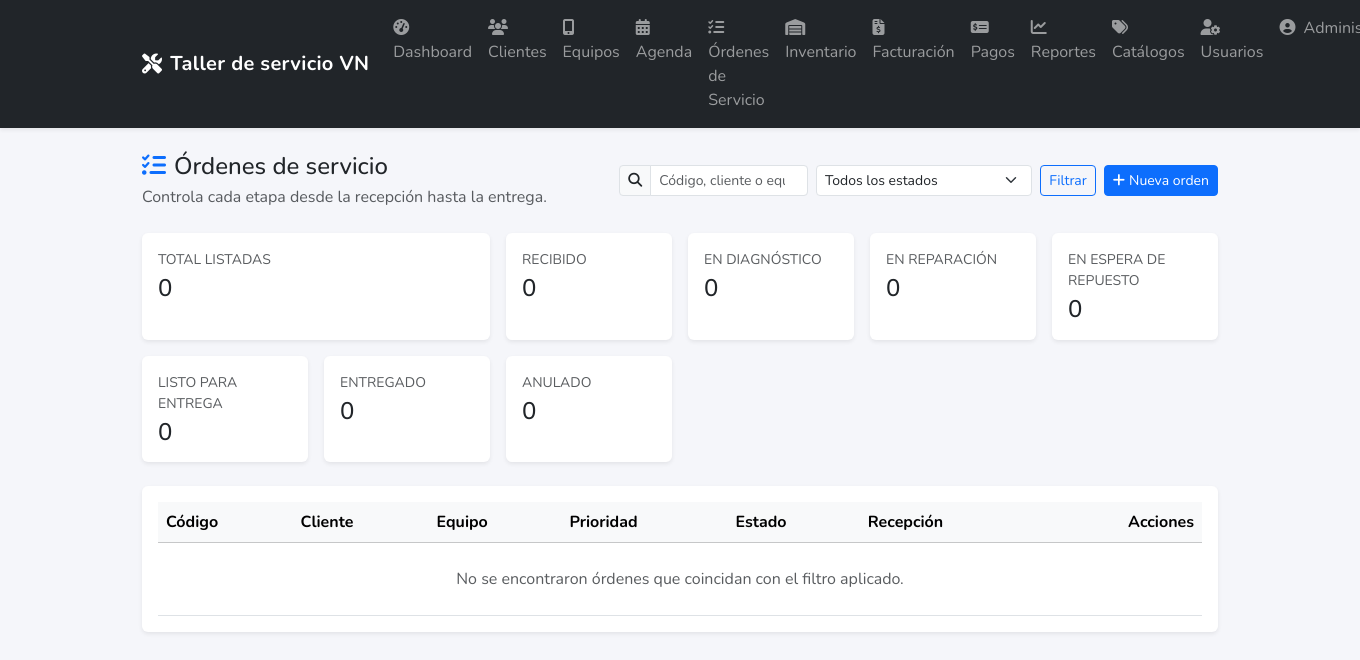
The app's page /ordenservicio (signed in) with its own data.
### tables this page shows
CREATE TABLE estados_orden (
  id        TINYINT UNSIGNED PRIMARY KEY AUTO_INCREMENT,
  codigo    VARCHAR(30) NOT NULL UNIQUE,
  nombre    VARCHAR(60) NOT NULL,
  orden     TINYINT UNSIGNED NOT NULL DEFAULT 1
);

### app/Core/Controller.php (called while the page is built, shortened)
<?php
abstract class Controller
{
    protected function view(string $view, array $data = []): void
    {
        extract($data);
        require __DIR__ . '/../views/' . $view . '.php';
    }
}

### app/Controllers/OrdenServicioController.php (called while the page is built, shortened)
<?php
class OrdenServicioController extends Controller
{
    private OrdenServicioModel $ordenServicioModel;
    public function __construct()
    {
        $this->ordenServicioModel = new OrdenServicioModel();
    }
    public function index(): void
    {
        $statusFilter = strtoupper(trim((string)($_GET['estado'] ?? '')));
        $search = trim((string)($_GET['buscar'] ?? ''));
        $ordenes = $this->ordenServicioModel->getAll(
            $statusFilter !== '' ? $statusFilter : null,
            $search !== '' ? $search : null
        );
        $statusCatalog = $this->ordenServicioModel->getStatusCatalog();
        $summary = [];
        foreach ($statusCatalog as $estado) {
            $codigo = (string)($estado['codigo'] ?? '');
            $summary[$codigo] = [
                'codigo' => $codigo,
                'nombre' => (string)($estado['nombre'] ?? ''),
                'total' => 0,
            ];
        }
        $this->view('ordenservicio/index', [
            'ordenes' => $ordenes,
            'statusCatalog' => $statusCatalog,
            'statusSummary' => $summary,
            'statusFilter' => $statusFilter,
            'searchTerm' => $search,
            'userRole' => Session::getUserRole(),
        ]);
    }
}

### public/index.php (called while the page is built, shortened)
<?php
require_once __DIR__ . '/../app/bootstrap.php';
$router = new Router();
$router->setNotFoundHandler([ErrorController::class, 'notFound']);
$router->get('/', [HomeController::class, 'index']);
$router->get('/login', [AuthController::class, 'showLoginForm']);
$router->post('/login', [AuthController::class, 'authenticate']);
$router->dispatch($_SERVER['REQUEST_URI'] ?? '/', $_SERVER['REQUEST_METHOD'] ?? 'GET');

### app/Models/OrdenServicioModel.php (called while the page is built, shortened)
<?php
class OrdenServicioModel extends Model
{
    public function getAll(?string $statusCode = null, ?string $term = null): array
    {
        $db = Database::connection();
        $sql = "
            SELECT
                os.id,
                os.codigo,
                os.fecha_recepcion,
                c.nombre_razon AS cliente,
                CONCAT(
                    te.nombre,
                    ' - ',
                    COALESCE(m.nombre, 'Sin marca'),
                    ' - ',
                    COALESCE(mo.nombre, 'Sin modelo')
                ) AS equipo,
                e.descripcion AS equipo_descripcion,
                os.falla_reportada,
                est.nombre AS estado,
                est.codigo AS estado_codigo,
                pr.nombre AS prioridad_nombre
            FROM ordenes_servicio os
            JOIN clientes c ON os.cliente_id = c.id
            JOIN equipos e ON os.equipo_id = e.id
            JOIN tipos_equipo te ON e.tipo_equipo_id = te.id
            LEFT JOIN marcas m ON e.marca_id = m.id
            LEFT JOIN modelos mo ON e.modelo_id = mo.id
            JOIN estados_orden est ON os.estado_id = est.id
            JOIN prioridades pr ON os.prioridad_id = pr.id
        ";
        $params = [];
        $sql .= ' ORDER BY os.fecha_recepcion DESC';
        $stmt = $db->prepare($sql);
        $stmt->execute($params);
        return $stmt->fetchAll(PDO::FETCH_ASSOC);
    }
    public function getStatusCatalog(): array
    {
        $stmt = $this->db->query('SELECT id, codigo, nombre FROM estados_orden ORDER BY orden');
        return $stmt->fetchAll(PDO::FETCH_ASSOC);
    }
}

### app/Core/Model.php (called while the page is built, shortened)
<?php
abstract class Model
{
    public function __construct(?string $table = null)
    {
        $this->db = Database::connection();
    }
}

### app/bootstrap.php (called while the page is built, shortened)
<?php
spl_autoload_register(function (string $class): void {
    $prefix = 'App\\';
    $baseDir = __DIR__ . '/';
    $len = strlen($prefix);
    $relativeClass = substr($class, $len);
    $file = $baseDir . str_replace('\\', '/', $relativeClass) . '.php';
});

### app/config/config.php (called while the page is built)
<?php
return [
    'app' => [
        'name' => 'Sistema de Taller de Servicio Técnico',
        'base_url' => 'http://localhost'
    ],
    'database' => [
        'driver' => 'mysql',
        'host' => 'localhost',
        'port' => 3306,
        'database' => 'taller_servicio',
        'username' => 'root',
        'password' => '',
        'charset' => 'utf8mb4',
        'collation' => 'utf8mb4_unicode_ci',
        'options' => [
            \PDO::ATTR_ERRMODE => \PDO::ERRMODE_EXCEPTION,
            \PDO::ATTR_DEFAULT_FETCH_MODE => \PDO::FETCH_ASSOC,
            \PDO::ATTR_EMULATE_PREPARES => false,
        ],
    ],
];

### app/Core/Database.php (called while the page is built, shortened)
<?php
class Database
{
    private static ?PDO $connection = null;
    public static function connection(): PDO
    {
        if (self::$connection === null) {
            $config = require __DIR__ . '/../config/config.php';
            $db = $config['database'];
            $dsn = sprintf(
                '%s:host=%s;port=%d;dbname=%s;charset=%s',
                $db['driver'],
                $db['host'],
                $db['port'],
                $db['database'],
                $db['charset']
            );
            try {
                self::$connection = new PDO(
                    $dsn,
                    $db['username'],
                    $db['password'],
                    $db['options']
                );
            } catch (PDOException $e) {
                throw new PDOException('Error de conexión a la base de datos: ' . $e->getMessage(), (int) $e->getCode());
            }
        }
        return self::$connection;
    }
}

### app/Core/Session.php (called while the page is built, shortened)
<?php
class Session
{
    public static function get(string $key, $default = null)
    {
        return $_SESSION[$key] ?? $default;
    }
    public static function has(string $key): bool
    {
        return isset($_SESSION[$key]);
    }
    public static function getUserRole(): ?string
    {
        $role = self::get('user_role');
        return strtoupper(trim((string) $role));
    }
    public static function isLoggedIn(): bool
    {
        return self::has('user_id');
    }
}

### app/views/ordenservicio/index.php (the view, shortened to what this page needs)
<?php
$ordenes = $ordenes ?? [];
$statusSummary = $statusSummary ?? [];
$searchTerm = $searchTerm ?? '';
$userRole = $userRole ?? App\Core\Session::getUserRole();
$totalOrdenes = count($ordenes);
?>
<div class="d-flex flex-wrap align-items-center justify-content-between gap-3 mb-4">
    <div>
        <h1 class="h4 mb-1"><i class="fa-solid fa-list-check me-2 text-primary"></i>Órdenes de servicio</h1>
        <p class="text-muted mb-0">Controla cada etapa desde la recepción hasta la entrega.</p>
    </div>
    <div class="d-flex gap-2">
        <form class="d-flex align-items-center gap-2" method="GET" action="/ordenservicio">
            <div class="input-group input-group-sm">
                <span class="input-group-text"><i class="fa-solid fa-magnifying-glass"></i></span>
                <input type="search" name="buscar" class="form-control" placeholder="Código, cliente o equipo" value="<?= htmlspecialchars($searchTerm, ENT_QUOTES | ENT_SUBSTITUTE, 'UTF-8'); ?>">
            </div>
            <select name="estado" class="form-select form-select-sm">
                <option value="">Todos los estados</option>
            </select>
            <button type="submit" class="btn btn-outline-primary btn-sm">Filtrar</button>
        </form>
        <?php if (in_array($userRole, ['ADMIN', 'OPERADOR'], true)): ?>
            <a href="/ordenservicio/crear" class="btn btn-primary btn-sm"><i class="fa-solid fa-plus me-1"></i>Nueva orden</a>
        <?php endif; ?>
    </div>
</div>
<div class="row g-3 mb-4">
    <div class="col-md-4">
        <div class="card border-0 shadow-sm h-100">
            <div class="card-body">
                <p class="text-muted text-uppercase small mb-1">Total listadas</p>
                <h2 class="h4 mb-0"><?= $totalOrdenes; ?></h2>
            </div>
        </div>
    </div>
    <?php foreach ($statusSummary as $resumen): ?>
        <div class="col-md-4 col-xl-2">
            <div class="card border-0 shadow-sm h-100">
                <div class="card-body">
                    <p class="text-muted text-uppercase small mb-1"><?= htmlspecialchars($resumen['nombre'] ?? $resumen['codigo'] ?? '', ENT_QUOTES | ENT_SUBSTITUTE, 'UTF-8'); ?></p>
                    <h2 class="h4 mb-0"><?= (int)($resumen['total'] ?? 0); ?></h2>
                </div>
            </div>
        </div>
    <?php endforeach; ?>
</div>
<div class="card border-0 shadow-sm">
    <div class="card-body">
        <div class="table-responsive">
            <table class="table table-hover align-middle mb-0">
                <thead class="table-light">
                <tr>
                    <th>Código</th>
                    <th>Cliente</th>
                    <th>Equipo</th>
                    <th>Prioridad</th>
                    <th>Estado</th>
                    <th>Recepción</th>
                    <th class="text-end">Acciones</th>
                </tr>
                </thead>
                <tbody>
                <?php if (empty($ordenes)): ?>
                    <tr>
                        <td colspan="7" class="text-center text-muted py-4">No se encontraron órdenes que coincidan con el filtro aplicado.</td>
                    </tr>
                <?php endif; ?>
                </tbody>
            </table>
        </div>
    </div>
</div>
<?php
$content = ob_get_clean();
require __DIR__ . '/../layouts/main.php';

### app/Core/Router.php (shortened to what this page needs)
<?php
class Router
{
    private array $routes = [];
    private ?string $currentGroupPrefix = null;
    private array $currentGroupMiddleware = [];
    public function group(array $options, callable $callback): void
    {
        $this->currentGroupPrefix = $options['prefix'] ?? null;
        $this->currentGroupMiddleware = $options['middleware'] ?? [];
        $this->currentGroupPrefix = null;
        $this->currentGroupMiddleware = [];
    }
    private function addRoute(string $method, string $path, array $handler): void
    {
        $uri = ($this->currentGroupPrefix ? rtrim($this->currentGroupPrefix, '/') : '') . '/' . ltrim($path, '/');
        $this->routes[] = [
            'method' => $method,
            'uri' => $uri,
            'handler' => $handler,
            'middleware' => $this->currentGroupMiddleware,
        ];
    }
    public function dispatch(string $uri, string $method): void
{
    $requestUri = rtrim(parse_url($uri, PHP_URL_PATH) ?? '/', '/') ?: '/';
    $requestMethod = strtoupper($method);
    foreach ($this->routes as $route) {
        $routeUri = rtrim($route['uri'], '/') ?: '/';
        $pattern = preg_replace('/{(\w+)}/', '(?P<$1>[^/]+)', $routeUri);
        if ($route['method'] === $requestMethod && preg_match("#^{$pattern}$#", $requestUri, $matches)) {
            [$controller, $action] = $route['handler'];
            $orderedParams = [];
            (new $controller())->$action(...$orderedParams);
            return;
        }
    }
}
}

### app/views/layouts/main.php (shortened to what this page needs)
<?php
$userRole = Session::getUserRole();
$userName = Session::get('user_name');
$isLoggedIn = Session::isLoggedIn();
$menuItems = [
    [
        'href' => '/',
        'icon' => 'fa-solid fa-gauge-high',
        'label' => 'Dashboard',
        'roles' => ['ADMIN', 'OPERADOR', 'TECNICO'],
    ],
    [
        'href' => '/clientes',
        'icon' => 'fa-solid fa-users',
        'label' => 'Clientes',
        'roles' => ['ADMIN', 'OPERADOR'],
    ],
    [
        'href' => '/equipos',
        'icon' => 'fa-solid fa-mobile-screen-button',
        'label' => 'Equipos',
        'roles' => ['ADMIN', 'OPERADOR'],
    ],
    [
        'href' => '/citas',
        'icon' => 'fa-solid fa-calendar-days',
        'label' => 'Agenda',
        'roles' => ['ADMIN', 'OPERADOR'],
    ],
    [
        'href' => '/ordenservicio',
        'icon' => 'fa-solid fa-list-check',
        'label' => 'Órdenes de Servicio',
        'roles' => ['ADMIN', 'OPERADOR', 'TECNICO'],
    ],
    [
        'href' => '/inventario',
        'icon' => 'fa-solid fa-warehouse',
        'label' => 'Inventario',
        'roles' => ['ADMIN', 'OPERADOR'],
    ],
    [
        'href' => '/facturacion',
        'icon' => 'fa-solid fa-file-invoice-dollar',
        'label' => 'Facturación',
        'roles' => ['ADMIN', 'OPERADOR'],
    ],
    [
        'href' => '/pagos',
        'icon' => 'fa-solid fa-money-check-dollar',
        'label' => 'Pagos',
        'roles' => ['ADMIN', 'OPERADOR'],
    ],
    [
        'href' => '/reportes',
        'icon' => 'fa-solid fa-chart-line',
        'label' => 'Reportes',
        'roles' => ['ADMIN', 'OPERADOR'],
    ],
    [
        'href' => '/catalogos',
        'icon' => 'fa-solid fa-tags',
        'label' => 'Catálogos',
        'roles' => ['ADMIN'],
    ],
    [
        'href' => '/usuarios',
        'icon' => 'fa-solid fa-user-gear',
        'label' => 'Usuarios',
        'roles' => ['ADMIN'],
    ],
];
?>
<!DOCTYPE html>
<html lang="es">
<head>
    <link rel="stylesheet" href="https://cdn.jsdelivr.net/npm/bootstrap@5.3.3/dist/css/bootstrap.min.css">
    <link rel="stylesheet" href="https://cdnjs.cloudflare.com/ajax/libs/font-awesome/6.5.1/css/all.min.css">
</head>
<body>
<nav class="navbar navbar-expand-lg navbar-dark bg-dark shadow-sm">
    <div class="container container-narrow">
        <a class="navbar-brand d-flex align-items-center gap-2" href="/">
            <i class="fa-solid fa-screwdriver-wrench"></i>
            <span>Taller de servicio VN</span>
        </a>
        <div id="mainNav" class="collapse navbar-collapse">
            <ul class="navbar-nav ms-auto mb-2 mb-lg-0">
                <?php if ($isLoggedIn): ?>
                    <?php foreach ($menuItems as $item): ?>
                        <?php
                        $allowedRoles = $item['roles'] ?? [];
                        $canSee = $userRole !== null && (empty($allowedRoles) || in_array($userRole, $allowedRoles, true));
                        ?>
                        <?php if ($canSee): ?>
                            <li class="nav-item">
                                <a class="nav-link" href="<?= htmlspecialchars($item['href'], ENT_QUOTES | ENT_SUBSTITUTE, 'UTF-8'); ?>">
                                    <i class="<?= htmlspecialchars($item['icon'], ENT_QUOTES | ENT_SUBSTITUTE, 'UTF-8'); ?> me-1"></i><?= htmlspecialchars($item['label'], ENT_QUOTES | ENT_SUBSTITUTE, 'UTF-8'); ?>
                                </a>
                            </li>
                        <?php endif; ?>
                    <?php endforeach; ?>
                    <li class="nav-item dropdown">
                        <a class="nav-link dropdown-toggle" href="#" role="button" data-bs-toggle="dropdown">
                            <i class="fa-solid fa-circle-user me-1"></i>
                            <?= htmlspecialchars($userName ?? 'Usuario', ENT_QUOTES | ENT_SUBSTITUTE, 'UTF-8') ?>
                        </a>
                    </li>
                <?php else: ?>
                    <li class="nav-item"><a class="nav-link" href="/login"><i class="fa-solid fa-right-to-bracket me-1"></i>Ingresar</a></li>
                <?php endif; ?>
            </ul>
        </div>
    </div>
</nav>
<main class="container container-narrow py-4">
    <?= $content ?? '' ?>
</main>
</body>
</html>

### app/views/layouts/main.php (style rules this page uses)
:root { --bg-app:#f5f6fa; }
html,body { height:100% }
body { font-family:'Nunito', system-ui, -apple-system, Segoe UI, Roboto, "Helvetica Neue", Arial, "Noto Sans", "Apple Color Emoji","Segoe UI Emoji","Segoe UI Symbol", sans-serif; background:var(--bg-app); }
.navbar-brand { font-weight:700;letter-spacing:.02rem }
.container-narrow { max-width:1100px }

### records on screen
estados_orden: nombre "RECIBIDO", total "0"
estados_orden: nombre "EN DIAGNÓSTICO", total "0"
estados_orden: nombre "EN REPARACIÓN", total "0"
estados_orden: nombre "EN ESPERA DE REPUESTO", total "0"
estados_orden: nombre "LISTO PARA ENTREGA", total "0"
estados_orden: nombre "ENTREGADO", total "0"
estados_orden: nombre "ANULADO", total "0"

### other values on screen
$item['label'] "Dashboard"
$item['label'] "Clientes"
$item['label'] "Equipos"
$item['label'] "Agenda"
$item['label'] "Órdenes de Servicio"
$item['label'] "Inventario"
$item['label'] "Facturación"
$item['label'] "Pagos"
$item['label'] "Reportes"
$item['label'] "Catálogos"
$item['label'] "Usuarios"
$totalOrdenes "0"
